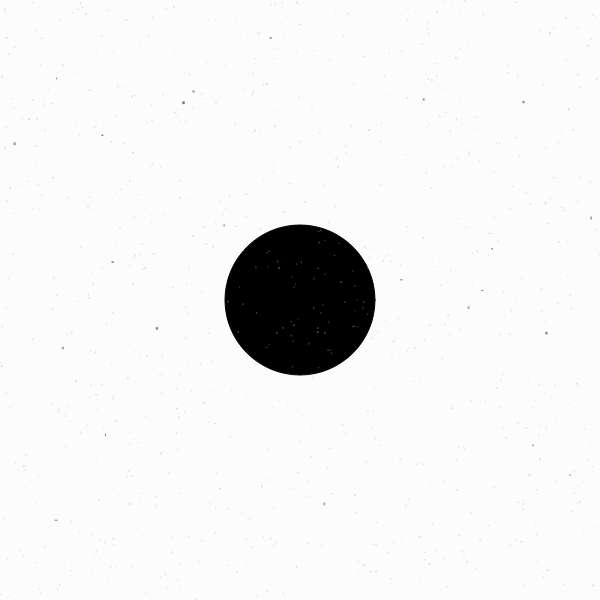
Frame 1 (no input)
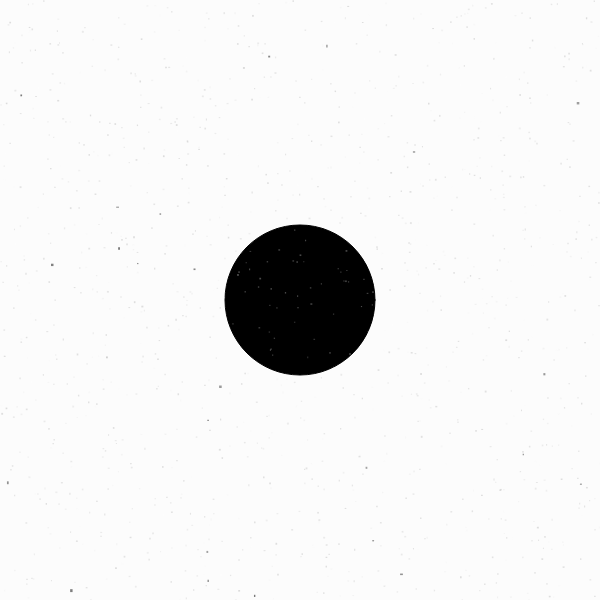
Frame 2 (the mouse pressed at the canvas centre, redrawn once)

The p5.js sketch that drew these frames (run headless with seeded random() and noise() and a simulated clock; the mouse was pressed at the canvas centre and the sketch redrawn once):

// p5.js sketch
// ── sketch.js
function setup() {
  createCanvas(600, 600);
  background(255);
  noLoop();
}

function draw() {
  background(252);
  fill(0);
  ellipse(width / 2, height / 2, 150, 150);
  grain(1200);
}

function grain(num) {
  push();
  noStroke();
  // draw the bulk of the grain
  for (let i = 0; i < num; i++) {
    const x = random(width);
    const y = random(height);
    const w = random(1, 2);
    const h = random(1, 2);
    fill(random(150, 255), 80);
    rect(x, y, w, h);
  }
  // draw some dark grains
  for (let i = 0; i < num / 50; i++) {
    const x = random(width);
    const y = random(height);
    const w = random(1, 3);
    const h = random(1, 3);
    fill(25, random(100, 150));
    rect(x, y, w, h);
  }
  pop();
}
